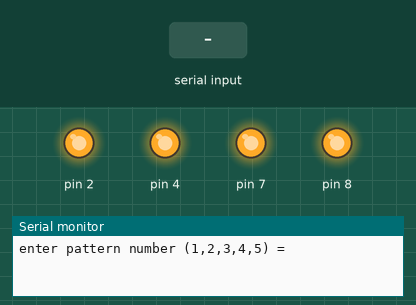
Simulated run of this sketch. Board: Arduino Uno, built with avr-gcc and run on an emulated ATmega328P. Shown: output pins drawn as LEDs (lit = HIGH), the last lines printed to the serial monitor. Inputs (shaded band) come from the test bench.

Above: at 1.2 s.
1.3 s: "1\n" received over Serial
At 2.2 s:
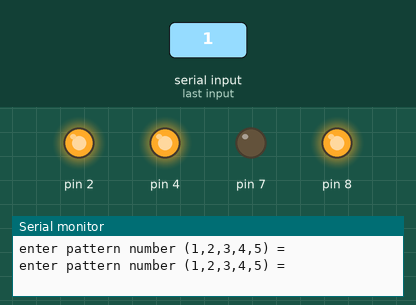
At 2.6 s:
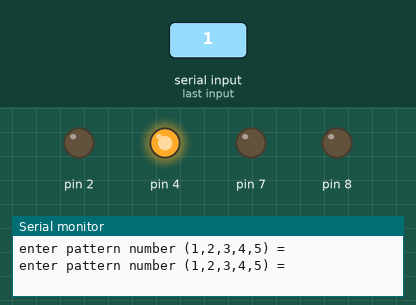
4.3 s: "3\n" received over Serial
At 4.4 s:
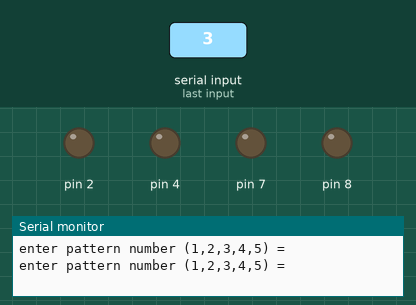
7.3 s: "5\n" received over Serial
Timing chart, 0 to 14.6 s (numbered marks = the images above; inputs shaded):
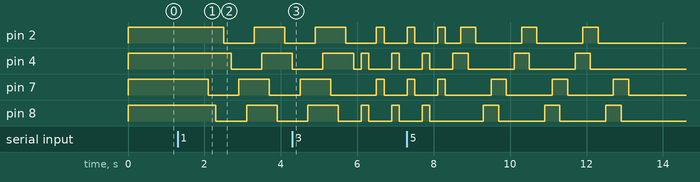

The sketch:

custom_pattern.ino
```cpp
const int speed = 200;
int inp;

void setup() {
  Serial.begin(9600);
  pinMode(7, OUTPUT);
  pinMode(8, OUTPUT);
  pinMode(2, OUTPUT);
  pinMode(4, OUTPUT);
  digitalWrite(4, HIGH);
  digitalWrite(2, HIGH);
  digitalWrite(8, HIGH);
  digitalWrite(7, HIGH);
  Serial.println("enter pattern number (1,2,3,4,5) = ");
}

void loop() {
  if (Serial.available() > 0) {
    Serial.println("enter pattern number (1,2,3,4,5) = ");
    inp = Serial.parseInt();
    switch (inp) {
      case 1:
        down_to_up();
        down_to_up();
        down_to_up();
        break;
      case 2:
        up_to_down();
        up_to_down();
        up_to_down();
        break;
      case 3:
        design_divesh();
        design_divesh();
        design_divesh();
        break;
      case 4:
        design_pratik();
        design_pratik();
        design_pratik();
        break;
      case 5:
        design_random();
        design_random();
        design_random();
        break;
    }
  }
}
void design_divesh() {
  digitalWrite(4, HIGH);
  digitalWrite(8, HIGH);
  delay(speed);
  digitalWrite(4, LOW);
  digitalWrite(8, LOW);
  delay(speed);
  digitalWrite(2, HIGH);
  digitalWrite(7, HIGH);
  delay(speed);
  digitalWrite(2, LOW);
  digitalWrite(7, LOW);
  delay(speed);
}
void design_pratik() {
  digitalWrite(4, HIGH);
  digitalWrite(2, HIGH);
  delay(speed);
  digitalWrite(4, LOW);
  digitalWrite(2, LOW);
  delay(speed);
  digitalWrite(8, HIGH);
  digitalWrite(7, HIGH);
  delay(speed);
  digitalWrite(8, LOW);
  digitalWrite(7, LOW);
  delay(speed);
}
void design_random() {
  digitalWrite(4, HIGH);
  delay(speed);
  digitalWrite(2, HIGH);
  delay(speed);
  digitalWrite(4, LOW);
  delay(speed);
  digitalWrite(2, LOW);
  delay(speed);
  digitalWrite(8, HIGH);
  delay(speed);
  digitalWrite(7, HIGH);
  delay(speed);
  digitalWrite(8, LOW);
  delay(speed);
  digitalWrite(7, LOW);
  delay(speed);
}
void up_to_down() {
  digitalWrite(4, HIGH);
  delay(speed);
  digitalWrite(2, HIGH);
  delay(speed);
  digitalWrite(8, HIGH);
  delay(speed);
  digitalWrite(7, HIGH);
  delay(speed);
  digitalWrite(4, LOW);
  delay(speed);
  digitalWrite(2, LOW);
  delay(speed);
  digitalWrite(8, LOW);
  delay(speed);
  digitalWrite(7, LOW);
  delay(speed);
}
void down_to_up() {
  digitalWrite(7, HIGH);
  delay(speed);
  digitalWrite(8, HIGH);
  delay(speed);
  digitalWrite(2, HIGH);
  delay(speed);
  digitalWrite(4, HIGH);
  delay(speed);
  digitalWrite(7, LOW);
  delay(speed);
  digitalWrite(8, LOW);
  delay(speed);
  digitalWrite(2, LOW);
  delay(speed);
  digitalWrite(4, LOW);
  delay(speed);
}
```

Measured:
- after the input at 1.3 s, pin 2: HIGH → LOW after 1.2 s, → HIGH 0.80 s later, → LOW 0.80 s later; pin 4: HIGH → LOW after 1.4 s, → HIGH 0.80 s later; pin 7: HIGH → LOW after 0.80 s, → HIGH 0.80 s later, → LOW 0.80 s later; pin 8: HIGH → LOW after 1.0 s, → HIGH 0.80 s later, → LOW 0.80 s later
